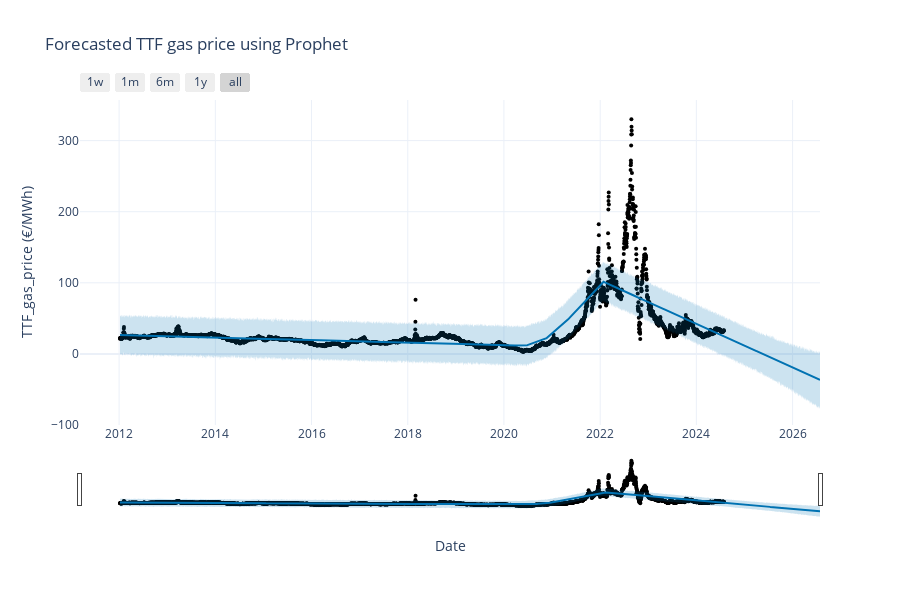

The notebook cell this image was saved under:
### Code cell
import pandas as pd
from prophet import Prophet
from prophet.plot import plot_plotly
import plotly.graph_objs as go

# Load your data (adjust the path and data columns)
# Prepare data for Prophet
df_prophet = pd.DataFrame({
    'ds': df.index, 
    'y': df["TTF_gas_price (€/MWh)"]
})

# Initialize the Prophet model
m = Prophet(
    seasonality_mode='additive',  # Additive seasonality is not always necessary
    yearly_seasonality=False,
    weekly_seasonality=False,  # Disable weekly seasonality if not needed
    daily_seasonality=False,   # Disable daily seasonality
    changepoint_prior_scale= 0.01,
    seasonality_prior_scale= 10,
    holidays_prior_scale= 1
)

# Fit the model
m.fit(df_prophet)

# Make future predictions for the next 2 years (730 days)
future = m.make_future_dataframe(periods=730)
forecast = m.predict(future)

# Use Plotly for visualization 
fig = plot_plotly(m, forecast)

# Add additional layout elements if necessary
fig.update_layout(
    title="Forecasted TTF gas price using Prophet",
    xaxis_title="Date",
    yaxis_title="TTF_gas_price (€/MWh)",
    legend=dict(
        x=1, y=1,
        xanchor="right",
        yanchor="top"
    ),
    template="plotly_white"
)

# Show the Plotly plot
fig.show()

### Figure 1 — Plotly figure (JSON) as saved in the notebook; plotly's stock layout.template omitted (floating-point values rounded to 4 significant figures; data arrays with more than 128 entries replaced by an {"elided": "..."} marker saying what was removed)
{"data": [{"marker": {"color": "black", "size": 4}, "mode": "markers", "name": "Actual", "type": "scatter", "x": {"elided": "4586 str values"}, "y": {"elided": "4586 float values"}}, {"hoverinfo": "skip", "line": {"width": 0}, "mode": "lines", "type": "scatter", "x": {"elided": "5316 str values"}, "y": {"elided": "5316 float values"}}, {"fill": "tonexty", "fillcolor": "rgba(0, 114, 178, 0.2)", "line": {"color": "#0072B2", "width": 2}, "mode": "lines", "name": "Predicted", "type": "scatter", "x": {"elided": "5316 str values"}, "y": {"elided": "5316 float values"}}, {"fill": "tonexty", "fillcolor": "rgba(0, 114, 178, 0.2)", "hoverinfo": "skip", "line": {"width": 0}, "mode": "lines", "type": "scatter", "x": {"elided": "5316 str values"}, "y": {"elided": "5316 float values"}}], "layout": {"height": 600, "legend": {"x": 1, "xanchor": "right", "y": 1, "yanchor": "top"}, "showlegend": false, "title": {"text": "Forecasted TTF gas price using Prophet"}, "width": 900, "xaxis": {"rangeselector": {"buttons": [{"count": 7, "label": "1w", "step": "day", "stepmode": "backward"}, {"count": 1, "label": "1m", "step": "month", "stepmode": "backward"}, {"count": 6, "label": "6m", "step": "month", "stepmode": "backward"}, {"count": 1, "label": "1y", "step": "year", "stepmode": "backward"}, {"step": "all"}]}, "rangeslider": {"visible": true}, "title": {"text": "Date"}, "type": "date"}, "yaxis": {"title": {"text": "TTF_gas_price (€/MWh)"}}}}
